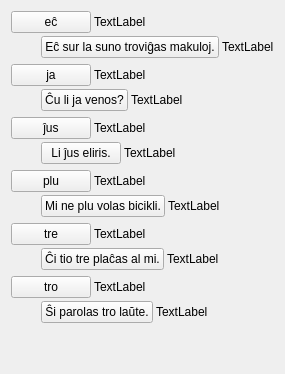
     <widget class="QWidget" name="tab_3">
      <attribute name="icon">
       <iconset resource="ikonoj.qrc">
        <normaloff>:/ikonoj/leciono.png</normaloff>:/ikonoj/leciono.png</iconset>
      </attribute>
      <attribute name="title">
       <string>3</string>
      </attribute>
      <layout class="QVBoxLayout" name="verticalLayout_21">
       <item>
        <layout class="QVBoxLayout" name="verticalLayout_16">
         <property name="spacing">
          <number>3</number>
         </property>
         <item>
          <layout class="QHBoxLayout" name="horizontalLayout_26" stretch="3,1">
           <item>
            <widget class="neklakebla" name="Lec11_Button732">
             <property name="sizePolicy">
              <sizepolicy hsizetype="Maximum" vsizetype="Fixed">
               <horstretch>0</horstretch>
               <verstretch>0</verstretch>
              </sizepolicy>
             </property>
             <property name="text">
              <string>eĉ</string>
             </property>
            </widget>
           </item>
           <item>
            <widget class="QLabel" name="Lec11_Label826">
             <property name="text">
              <string>TextLabel</string>
             </property>
             <property name="wordWrap">
              <bool>true</bool>
             </property>
            </widget>
           </item>
          </layout>
         </item>
         <item>
          <layout class="QHBoxLayout" name="horizontalLayout_27" stretch="0,3,1">
           <item>
            <spacer name="horizontalSpacer_12">
             <property name="orientation">
              <enum>Qt::Horizontal</enum>
             </property>
             <property name="sizeType">
              <enum>QSizePolicy::Fixed</enum>
             </property>
             <property name="sizeHint" stdset="0">
              <size>
               <width>30</width>
               <height>20</height>
              </size>
             </property>
            </spacer>
           </item>
           <item>
            <widget class="neklakebla" name="pushButton_26">
             <property name="sizePolicy">
              <sizepolicy hsizetype="Maximum" vsizetype="Fixed">
               <horstretch>0</horstretch>
               <verstretch>0</verstretch>
              </sizepolicy>
             </property>
             <property name="text">
              <string>Eĉ sur la suno troviĝas makuloj.</string>
             </property>
            </widget>
           </item>
           <item>
            <widget class="QLabel" name="Lec11_Label828">
             <property name="text">
              <string>TextLabel</string>
             </property>
             <property name="wordWrap">
              <bool>true</bool>
             </property>
            </widget>
           </item>
          </layout>
         </item>
        </layout>
       </item>
       <item>
        <layout class="QVBoxLayout" name="verticalLayout_17">
         <property name="spacing">
          <number>3</number>
         </property>
         <item>
          <layout class="QHBoxLayout" name="horizontalLayout_28" stretch="3,1">
           <item>
            <widget class="neklakebla" name="Lec11_Button734">
             <property name="sizePolicy">
              <sizepolicy hsizetype="Maximum" vsizetype="Fixed">
               <horstretch>0</horstretch>
               <verstretch>0</verstretch>
              </sizepolicy>
             </property>
             <property name="text">
              <string>ja</string>
             </property>
            </widget>
           </item>
           <item>
            <widget class="QLabel" name="Lec11_Label827">
             <property name="text">
              <string>TextLabel</string>
             </property>
             <property name="wordWrap">
              <bool>true</bool>
             </property>
            </widget>
           </item>
          </layout>
         </item>
         <item>
          <layout class="QHBoxLayout" name="horizontalLayout_29" stretch="0,3,1">
           <item>
            <spacer name="horizontalSpacer_13">
             <property name="orientation">
              <enum>Qt::Horizontal</enum>
             </property>
             <property name="sizeType">
              <enum>QSizePolicy::Fixed</enum>
             </property>
             <property name="sizeHint" stdset="0">
              <size>
               <width>30</width>
               <height>20</height>
              </size>
             </property>
            </spacer>
           </item>
           <item>
            <widget class="neklakebla" name="pushButton_28">
             <property name="sizePolicy">
              <sizepolicy hsizetype="Maximum" vsizetype="Fixed">
               <horstretch>0</horstretch>
               <verstretch>0</verstretch>
              </sizepolicy>
             </property>
             <property name="text">
              <string>Ĉu li ja venos?</string>
             </property>
            </widget>
           </item>
           <item>
            <widget class="QLabel" name="Lec11_Label829">
             <property name="text">
              <string>TextLabel</string>
             </property>
             <property name="wordWrap">
              <bool>true</bool>
             </property>
            </widget>
           </item>
          </layout>
         </item>
        </layout>
       </item>
       <item>
        <layout class="QVBoxLayout" name="verticalLayout_18">
         <property name="spacing">
          <number>3</number>
         </property>
         <item>
          <layout class="QHBoxLayout" name="horizontalLayout_30" stretch="3,1">
           <item>
            <widget class="neklakebla" name="Lec11_Button736">
             <property name="sizePolicy">
              <sizepolicy hsizetype="Maximum" vsizetype="Fixed">
               <horstretch>0</horstretch>
               <verstretch>0</verstretch>
              </sizepolicy>
             </property>
             <property name="text">
              <string>ĵus</string>
             </property>
            </widget>
           </item>
           <item>
            <widget class="QLabel" name="Lec11_Label830">
             <property name="text">
              <string>TextLabel</string>
             </property>
             <property name="wordWrap">
              <bool>true</bool>
             </property>
            </widget>
           </item>
          </layout>
         </item>
         <item>
          <layout class="QHBoxLayout" name="horizontalLayout_31" stretch="0,3,1">
           <item>
            <spacer name="horizontalSpacer_14">
             <property name="orientation">
              <enum>Qt::Horizontal</enum>
             </property>
             <property name="sizeType">
              <enum>QSizePolicy::Fixed</enum>
             </property>
             <property name="sizeHint" stdset="0">
              <size>
               <width>30</width>
               <height>20</height>
              </size>
             </property>
            </spacer>
           </item>
           <item>
            <widget class="neklakebla" name="pushButton_30">
             <property name="sizePolicy">
              <sizepolicy hsizetype="Maximum" vsizetype="Fixed">
               <horstretch>0</horstretch>
               <verstretch>0</verstretch>
              </sizepolicy>
             </property>
             <property name="text">
              <string>Li ĵus eliris.</string>
             </property>
            </widget>
           </item>
           <item>
            <widget class="QLabel" name="Lec11_Label831">
             <property name="text">
              <string>TextLabel</string>
             </property>
             <property name="wordWrap">
              <bool>true</bool>
             </property>
            </widget>
           </item>
          </layout>
         </item>
        </layout>
       </item>
       <item>
        <layout class="QVBoxLayout" name="verticalLayout_15">
         <property name="spacing">
          <number>3</number>
         </property>
         <item>
          <layout class="QHBoxLayout" name="horizontalLayout_24" stretch="3,1">
           <item>
            <widget class="neklakebla" name="Lec11_Button738">
             <property name="sizePolicy">
              <sizepolicy hsizetype="Maximum" vsizetype="Fixed">
               <horstretch>0</horstretch>
               <verstretch>0</verstretch>
              </sizepolicy>
             </property>
             <property name="text">
              <string>plu</string>
             </property>
            </widget>
           </item>
           <item>
            <widget class="QLabel" name="Lec11_Label832">
             <property name="text">
              <string>TextLabel</string>
             </property>
             <property name="wordWrap">
              <bool>true</bool>
             </property>
            </widget>
           </item>
          </layout>
         </item>
         <item>
          <layout class="QHBoxLayout" name="horizontalLayout_25" stretch="0,3,1">
           <item>
            <spacer name="horizontalSpacer_11">
             <property name="orientation">
              <enum>Qt::Horizontal</enum>
             </property>
             <property name="sizeType">
              <enum>QSizePolicy::Fixed</enum>
             </property>
             <property name="sizeHint" stdset="0">
              <size>
               <width>30</width>
               <height>20</height>
              </size>
             </property>
            </spacer>
           </item>
           <item>
            <widget class="neklakebla" name="pushButton_24">
             <property name="sizePolicy">
              <sizepolicy hsizetype="Maximum" vsizetype="Fixed">
               <horstretch>0</horstretch>
               <verstretch>0</verstretch>
              </sizepolicy>
             </property>
             <property name="text">
              <string>Mi ne plu volas bicikli.</string>
             </property>
            </widget>
           </item>
           <item>
            <widget class="QLabel" name="Lec11_Label833">
             <property name="text">
              <string>TextLabel</string>
             </property>
             <property name="wordWrap">
              <bool>true</bool>
             </property>
            </widget>
           </item>
          </layout>
         </item>
        </layout>
       </item>
       <item>
        <layout class="QVBoxLayout" name="verticalLayout_20">
         <property name="spacing">
          <number>3</number>
         </property>
         <item>
          <layout class="QHBoxLayout" name="horizontalLayout_34" stretch="3,1">
           <item>
            <widget class="neklakebla" name="Lec11_Button742">
             <property name="sizePolicy">
              <sizepolicy hsizetype="Maximum" vsizetype="Fixed">
               <horstretch>0</horstretch>
               <verstretch>0</verstretch>
              </sizepolicy>
             </property>
             <property name="text">
              <string>tre</string>
             </property>
            </widget>
           </item>
           <item>
            <widget class="QLabel" name="Lec11_Label836">
             <property name="text">
              <string>TextLabel</string>
             </property>
             <property name="wordWrap">
              <bool>true</bool>
             </property>
            </widget>
           </item>
          </layout>
         </item>
         <item>
          <layout class="QHBoxLayout" name="horizontalLayout_35" stretch="0,3,1">
           <item>
            <spacer name="horizontalSpacer_16">
             <property name="orientation">
              <enum>Qt::Horizontal</enum>
             </property>
             <property name="sizeType">
              <enum>QSizePolicy::Fixed</enum>
             </property>
             <property name="sizeHint" stdset="0">
              <size>
               <width>30</width>
               <height>20</height>
              </size>
             </property>
            </spacer>
           </item>
           <item>
            <widget class="neklakebla" name="pushButton_34">
             <property name="sizePolicy">
              <sizepolicy hsizetype="Maximum" vsizetype="Fixed">
               <horstretch>0</horstretch>
               <verstretch>0</verstretch>
              </sizepolicy>
             </property>
             <property name="text">
              <string>Ĉi tio tre plaĉas al mi.</string>
             </property>
            </widget>
           </item>
           <item>
            <widget class="QLabel" name="Lec11_Label834">
             <property name="text">
              <string>TextLabel</string>
             </property>
             <property name="wordWrap">
              <bool>true</bool>
             </property>
            </widget>
           </item>
          </layout>
         </item>
        </layout>
       </item>
       <item>
        <layout class="QVBoxLayout" name="verticalLayout_19">
         <property name="spacing">
          <number>3</number>
         </property>
         <item>
          <layout class="QHBoxLayout" name="horizontalLayout_32" stretch="3,1">
           <item>
            <widget class="neklakebla" name="Lec11_Button743">
             <property name="sizePolicy">
              <sizepolicy hsizetype="Maximum" vsizetype="Fixed">
               <horstretch>0</horstretch>
               <verstretch>0</verstretch>
              </sizepolicy>
             </property>
             <property name="text">
              <string>tro</string>
             </property>
            </widget>
           </item>
           <item>
            <widget class="QLabel" name="Lec11_Label837">
             <property name="text">
              <string>TextLabel</string>
             </property>
             <property name="wordWrap">
              <bool>true</bool>
             </property>
            </widget>
           </item>
          </layout>
         </item>
         <item>
          <layout class="QHBoxLayout" name="horizontalLayout_33" stretch="0,3,1">
           <item>
            <spacer name="horizontalSpacer_15">
             <property name="orientation">
              <enum>Qt::Horizontal</enum>
             </property>
             <property name="sizeType">
              <enum>QSizePolicy::Fixed</enum>
             </property>
             <property name="sizeHint" stdset="0">
              <size>
               <width>30</width>
               <height>20</height>
              </size>
             </property>
            </spacer>
           </item>
           <item>
            <widget class="neklakebla" name="pushButton_32">
             <property name="sizePolicy">
              <sizepolicy hsizetype="Maximum" vsizetype="Fixed">
               <horstretch>0</horstretch>
               <verstretch>0</verstretch>
              </sizepolicy>
             </property>
             <property name="text">
              <string>Ŝi parolas tro laŭte.</string>
             </property>
            </widget>
           </item>
           <item>
            <widget class="QLabel" name="Lec11_Label835">
             <property name="text">
              <string>TextLabel</string>
             </property>
             <property name="wordWrap">
              <bool>true</bool>
             </property>
            </widget>
           </item>
          </layout>
         </item>
        </layout>
       </item>
       <item>
        <spacer name="verticalSpacer_11">
         <property name="orientation">
          <enum>Qt::Vertical</enum>
         </property>
         <property name="sizeHint" stdset="0">
          <size>
           <width>20</width>
           <height>40</height>
          </size>
         </property>
        </spacer>
       </item>
      </layout>
     </widget>
